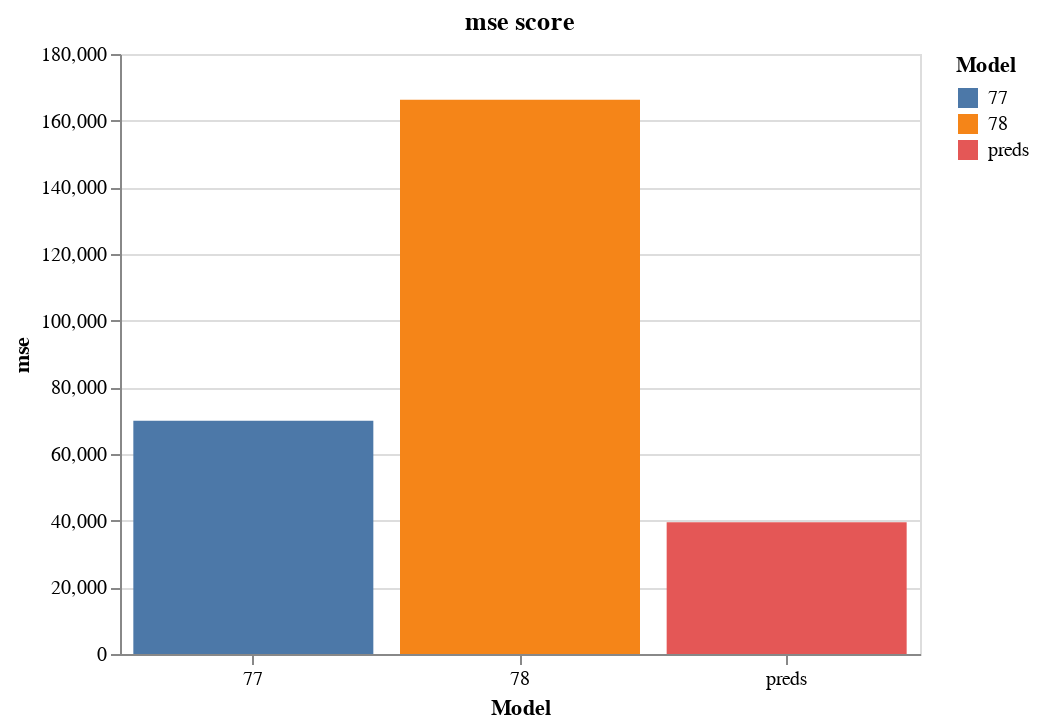

This figure's notebook cell:
### Markdown cell above
To plot a bar chart:

### Code cell
score.plot_mse()

### Figure 1 — Vega-Lite specification as saved in the notebook (floating-point values rounded to 4 significant figures)
{"config": {"view": {"continuousWidth": 300, "continuousHeight": 300}}, "data": {"name": "data-8a2d30bb6a988d9958b1f1cf280ea0a3"}, "mark": {"type": "bar"}, "encoding": {"color": {"field": "id", "legend": {"title": "Model"}, "type": "nominal"}, "x": {"axis": {"labelAngle": 360}, "field": "id", "title": "Model", "type": "nominal"}, "y": {"field": "mse", "title": "mse", "type": "quantitative"}}, "height": 300, "title": "mse score", "width": 400, "$schema": "https://vega.github.io/schema/vega-lite/v5.17.0.json", "datasets": {"data-8a2d30bb6a988d9958b1f1cf280ea0a3": [{"id": "preds", "mae": 115.5, "mse": 39550.0, "crps": 121.9, "log_score": -12.12}, {"id": "77", "mae": 150.2, "mse": 69990.0, "crps": 156.1, "log_score": -7.138}, {"id": "78", "mae": 261.0, "mse": 166300.0, "crps": 194.8, "log_score": -7.207}]}}
